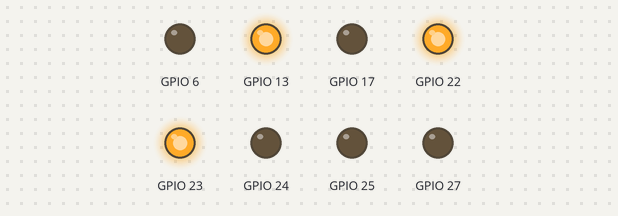
The program below on a simulated Raspberry Pi (BCM pin numbers). Parts: output pins drawn as LEDs (lit = HIGH). At 10.0 s the program stops and its outputs stay as they are.

Above: at 0.1 s.
At 1.1 s:
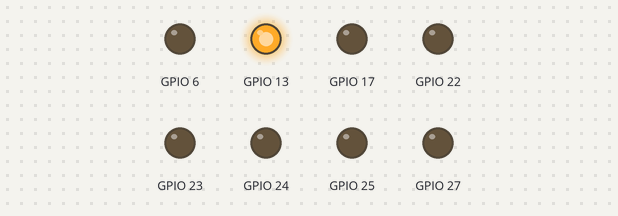
At 2.1 s:
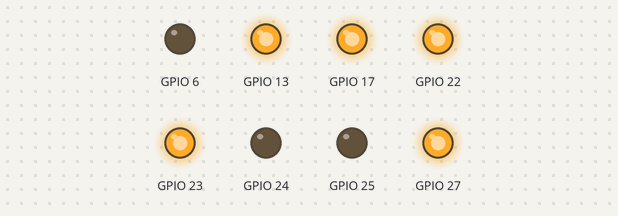
At 5.1 s:
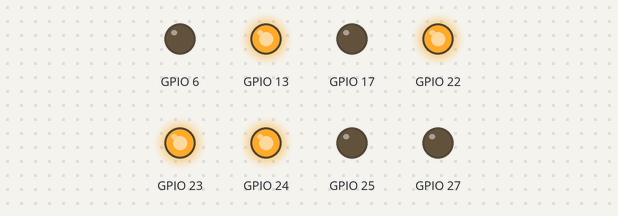
At 7.1 s:
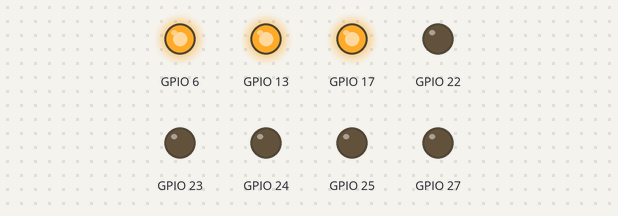
At 10.1 s:
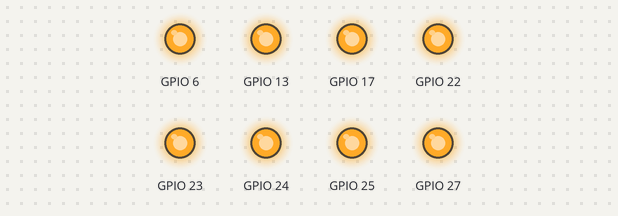
Timing chart, 0 to 11.5 s (numbered marks = the images above):
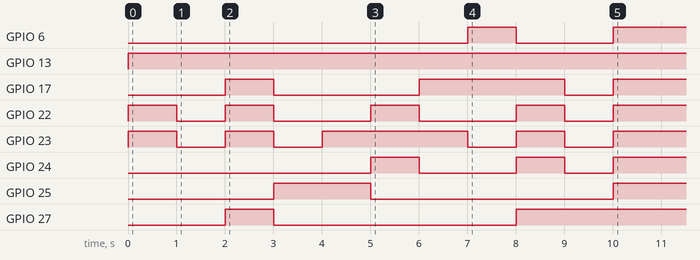

The program:

seven_segment.py
```python
from RPi import GPIO
import sys
import time

all_out = [ 17, 27, 22, 23, 24, 25, 6, 13 ]
state = True
port = None

GPIO.setwarnings(False)
GPIO.setmode(GPIO.BCM)

on = False
off = True

#
# negative logic
#
def setState(_port, _state):
    _port = int(_port)
    GPIO.setup(_port, GPIO.OUT)
    GPIO.output(_port, _state)

####################
#

N = 24
S = 22
NW = 17
SW = 23
NE = 25
SE = 6
C = 27


def reset():
    for p in all_out:
        setState(p, off)


def zero():
    setState(N, on)
    setState(NE, on)
    setState(SE, on)
    setState(S, on)
    setState(SW, on)
    setState(NW, on)


def one():
    setState(NE, on)
    setState(SE, on)


def two():
    setState(N, on)
    setState(NE, on)
    setState(C, on)
    setState(SW, on)
    setState(S, on)


def three():
    setState(N, on)
    setState(NE, on)
    setState(C, on)
    setState(SE, on)
    setState(S, on)


def four():
    setState(NE, on)
    setState(SE, on)
    setState(C, on)
    setState(NW, on)


def five():
    setState(N, on)
    setState(NW, on)
    setState(C, on)
    setState(SE, on)
    setState(S, on)


def six():
    setState(N, on)
    setState(NW, on)
    setState(SW, on)
    setState(S, on)
    setState(SE, on)
    setState(C, on)


def seven():
    setState(N, on)
    setState(NE, on)
    setState(SE, on)


def eight():
    setState(N, on)
    setState(NE, on)
    setState(S, on)
    setState(SW, on)
    setState(SE, on)
    setState(NW, on)
    setState(C, on)


def nine():
    setState(NW, on)
    setState(N, on)
    setState(NE, on)
    setState(C, on)
    setState(SE, on)


##### fun stuff

def countUp():
    for i in range(0, 10):
        i = 9 - i
        if i == 0:
            zero()
        elif i == 1:
            one()
        elif i == 2:
            two()
        elif i == 3:
            three()
        elif i == 4:
            four()
        elif i == 5:
            five()
        elif i == 6:
            six()
        elif i == 7:
            seven()
        elif i == 8:
            eight()
        elif i == 9:
            nine()

        time.sleep(1)
        reset()


def main():
    countUp()


###################
#
method_name = "main"
method_list = [
    "main",
    "one", "two", "three", "four", "five",
    "six", "seven", "eight", "nine", "zero"
]
if len(sys.argv) > 1:
    arg = sys.argv[1].lower()
    if arg in method_list:
        method_name = arg


reset()
globals()[method_name]()
```

Measured:
- by itself, GPIO 6: LOW → HIGH at 7.0 s, → LOW 1.0 s later, → HIGH 2.0 s later
- by itself, GPIO 13: LOW → HIGH at 0.00 s
- by itself, GPIO 17: goes HIGH 1.0 s, LOW 3.0 s, HIGH 3.0 s, LOW 1.0 s, then HIGH
- by itself, GPIO 22: LOW → HIGH at 0.00 s, → LOW 1.0 s later, → HIGH 1.0 s later, → LOW 1.0 s later, … (9 changes in this stretch)
- by itself, GPIO 23: LOW → HIGH at 0.00 s, → LOW 1.0 s later, → HIGH 1.0 s later, → LOW 1.0 s later, … (9 changes in this stretch)
- by itself, GPIO 24: goes HIGH 1.0 s, LOW 2.0 s, HIGH 1.0 s, LOW 1.0 s, then HIGH
- by itself, GPIO 25: LOW → HIGH at 3.0 s, → LOW 2.0 s later, → HIGH 5.0 s later
- by itself, GPIO 27: LOW → HIGH at 2.0 s, → LOW 1.0 s later, → HIGH 5.0 s later
